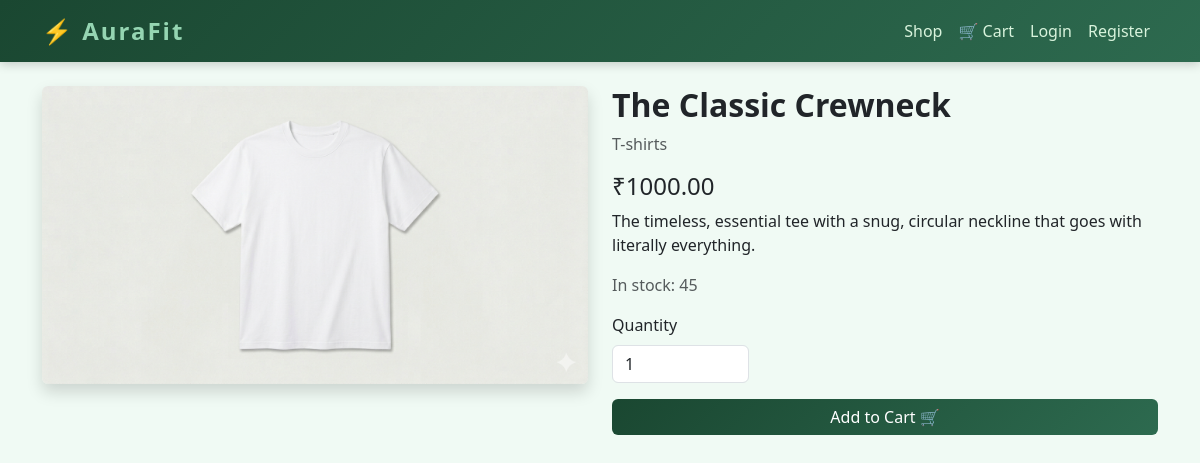
Page /products/6/ on the committed database.
### products/models.py (models this page shows, shortened)
class Product(models.Model):
    category = models.ForeignKey(Category, on_delete=models.SET_NULL, null=True, blank=True)
    name = models.CharField(max_length=200)
    description = models.TextField(blank=True)
    price = models.DecimalField(max_digits=10, decimal_places=2)
    stock = models.PositiveIntegerField(default=0)
    image = models.ImageField(upload_to='products/', blank=True, null=True)
    created_at = models.DateTimeField(auto_now_add=True)

class Category(models.Model):
    name = models.CharField(max_length=200)
    slug = models.SlugField(unique=True)
    def __str__(self):
        return self.name
    class Meta:
        verbose_name_plural = "Categories"

### products/views.py (the view)
# urls.py: path('<int:pk>/', views.product_detail, name='product_detail'),
def product_detail(request, pk):
    product = get_object_or_404(Product, pk=pk)
    return render(request, 'products/detail.html', {'product': product})

### templates/products/detail.html (shortened to what this page needs)
{% extends 'base.html' %}
{% block content %}
<div class="row">
    <div class="col-md-6">
        {% if product.image %}
            <img src="{{ product.image.url }}" class="img-fluid rounded shadow">
        {% else %}
            <div class="bg-secondary text-white d-flex align-items-center justify-content-center rounded" style="height: 400px;">No Image</div>
        {% endif %}
    </div>
    <div class="col-md-6">
        <h2 class="fw-bold">{{ product.name }}</h2>
        <p class="text-muted">{{ product.category }}</p>
        <h4 class="text-dark">₹{{ product.price }}</h4>
        <p>{{ product.description }}</p>
        <p class="text-muted">In stock: {{ product.stock }}</p>
        <form method="post" action="/cart/add/{{ product.id }}/">
            <div class="mb-3">
                <label class="form-label">Quantity</label>
                <input type="number" name="quantity" value="1" min="1" max="{{ product.stock }}" class="form-control w-25">
            </div>
            <button type="submit" class="btn btn-dark w-100">Add to Cart 🛒</button>
        </form>
    </div>
</div>
{% endblock %}

### templates/base.html (style rules this page uses)
:root { --green-dark: #1a4731; --green-mid: #2d6a4f; --green-light: #52b788; --green-accent: #95d5b2; --green-pale: #d8f3dc; }
body { background-color: #f0faf4; font-family: 'Segoe UI', sans-serif; }
.btn-dark { background: linear-gradient(135deg, var(--green-dark), var(--green-mid)); border: none; color: white; transition: all 0.3s; }

### rows in the picture
Product: image (picture), name "The Classic Crewneck", category "T-shirts", price "1000.00", description "The timeless, essential tee with a snug, circular neckline that goes with literally everything.", stock "45"
